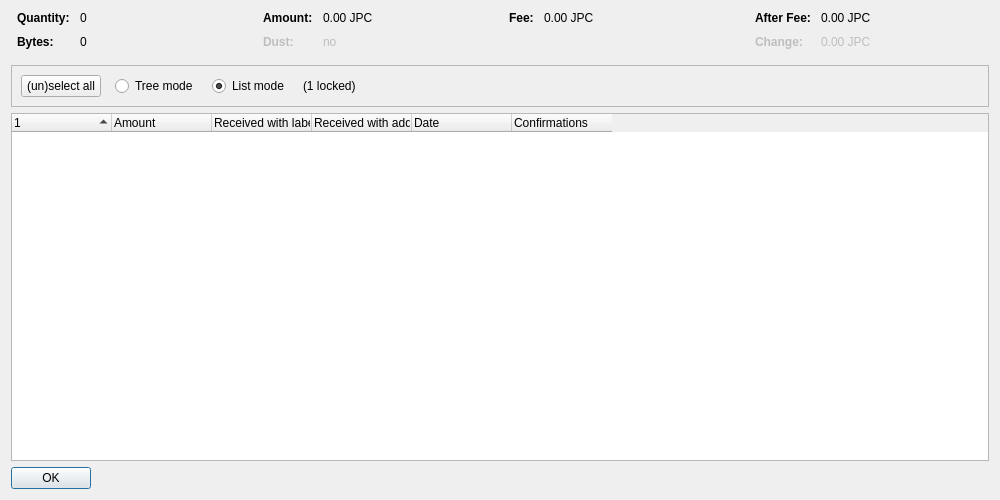
<?xml version="1.0" encoding="UTF-8"?>
<ui version="4.0">
 <class>CoinControlDialog</class>
 <widget class="QDialog" name="CoinControlDialog">
  <property name="geometry">
   <rect>
    <x>0</x>
    <y>0</y>
    <width>1000</width>
    <height>500</height>
   </rect>
  </property>
  <property name="windowTitle">
   <string>Coin Selection</string>
  </property>
  <layout class="QVBoxLayout" name="verticalLayout">
   <item>
    <layout class="QHBoxLayout" name="horizontalLayoutTop" stretch="0,0,0,0">
     <property name="topMargin">
      <number>0</number>
     </property>
     <property name="bottomMargin">
      <number>10</number>
     </property>
     <item>
      <layout class="QFormLayout" name="formLayoutCoinControl1">
       <property name="horizontalSpacing">
        <number>10</number>
       </property>
       <property name="verticalSpacing">
        <number>10</number>
       </property>
       <property name="leftMargin">
        <number>6</number>
       </property>
       <property name="rightMargin">
        <number>6</number>
       </property>
       <item row="0" column="0">
        <widget class="QLabel" name="labelCoinControlQuantityText">
         <property name="font">
          <font>
           <weight>75</weight>
           <bold>true</bold>
          </font>
         </property>
         <property name="text">
          <string>Quantity:</string>
         </property>
        </widget>
       </item>
       <item row="0" column="1">
        <widget class="QLabel" name="labelCoinControlQuantity">
         <property name="cursor">
          <cursorShape>IBeamCursor</cursorShape>
         </property>
         <property name="contextMenuPolicy">
          <enum>Qt::ActionsContextMenu</enum>
         </property>
         <property name="text">
          <string notr="true">0</string>
         </property>
         <property name="textInteractionFlags">
          <set>Qt::LinksAccessibleByMouse|Qt::TextSelectableByKeyboard|Qt::TextSelectableByMouse</set>
         </property>
        </widget>
       </item>
       <item row="1" column="0">
        <widget class="QLabel" name="labelCoinControlBytesText">
         <property name="font">
          <font>
           <weight>75</weight>
           <bold>true</bold>
          </font>
         </property>
         <property name="text">
          <string>Bytes:</string>
         </property>
        </widget>
       </item>
       <item row="1" column="1">
        <widget class="QLabel" name="labelCoinControlBytes">
         <property name="cursor">
          <cursorShape>IBeamCursor</cursorShape>
         </property>
         <property name="contextMenuPolicy">
          <enum>Qt::ActionsContextMenu</enum>
         </property>
         <property name="text">
          <string notr="true">0</string>
         </property>
         <property name="textInteractionFlags">
          <set>Qt::LinksAccessibleByMouse|Qt::TextSelectableByKeyboard|Qt::TextSelectableByMouse</set>
         </property>
        </widget>
       </item>
      </layout>
     </item>
     <item>
      <layout class="QFormLayout" name="formLayoutCoinControl2">
       <property name="horizontalSpacing">
        <number>10</number>
       </property>
       <property name="verticalSpacing">
        <number>10</number>
       </property>
       <property name="leftMargin">
        <number>6</number>
       </property>
       <property name="rightMargin">
        <number>6</number>
       </property>
       <item row="0" column="0">
        <widget class="QLabel" name="labelCoinControlAmountText">
         <property name="font">
          <font>
           <weight>75</weight>
           <bold>true</bold>
          </font>
         </property>
         <property name="text">
          <string>Amount:</string>
         </property>
        </widget>
       </item>
       <item row="0" column="1">
        <widget class="QLabel" name="labelCoinControlAmount">
         <property name="cursor">
          <cursorShape>IBeamCursor</cursorShape>
         </property>
         <property name="contextMenuPolicy">
          <enum>Qt::ActionsContextMenu</enum>
         </property>
         <property name="text">
          <string notr="true">0.00 JPC</string>
         </property>
         <property name="textInteractionFlags">
          <set>Qt::LinksAccessibleByMouse|Qt::TextSelectableByKeyboard|Qt::TextSelectableByMouse</set>
         </property>
        </widget>
       </item>
       <item row="1" column="0">
        <widget class="QLabel" name="labelCoinControlLowOutputText">
         <property name="enabled">
          <bool>false</bool>
         </property>
         <property name="font">
          <font>
           <weight>75</weight>
           <bold>true</bold>
          </font>
         </property>
         <property name="text">
          <string>Dust:</string>
         </property>
        </widget>
       </item>
       <item row="1" column="1">
        <widget class="QLabel" name="labelCoinControlLowOutput">
         <property name="enabled">
          <bool>false</bool>
         </property>
         <property name="cursor">
          <cursorShape>IBeamCursor</cursorShape>
         </property>
         <property name="contextMenuPolicy">
          <enum>Qt::ActionsContextMenu</enum>
         </property>
         <property name="text">
          <string notr="true">no</string>
         </property>
         <property name="textInteractionFlags">
          <set>Qt::LinksAccessibleByMouse|Qt::TextSelectableByKeyboard|Qt::TextSelectableByMouse</set>
         </property>
        </widget>
       </item>
      </layout>
     </item>
     <item>
      <layout class="QFormLayout" name="formLayoutCoinControl3">
       <property name="horizontalSpacing">
        <number>10</number>
       </property>
       <property name="verticalSpacing">
        <number>10</number>
       </property>
       <property name="leftMargin">
        <number>6</number>
       </property>
       <property name="rightMargin">
        <number>6</number>
       </property>
       <item row="0" column="0">
        <widget class="QLabel" name="labelCoinControlFeeText">
         <property name="font">
          <font>
           <weight>75</weight>
           <bold>true</bold>
          </font>
         </property>
         <property name="text">
          <string>Fee:</string>
         </property>
        </widget>
       </item>
       <item row="0" column="1">
        <widget class="QLabel" name="labelCoinControlFee">
         <property name="cursor">
          <cursorShape>IBeamCursor</cursorShape>
         </property>
         <property name="contextMenuPolicy">
          <enum>Qt::ActionsContextMenu</enum>
         </property>
         <property name="text">
          <string notr="true">0.00 JPC</string>
         </property>
         <property name="textInteractionFlags">
          <set>Qt::LinksAccessibleByMouse|Qt::TextSelectableByKeyboard|Qt::TextSelectableByMouse</set>
         </property>
        </widget>
       </item>
      </layout>
     </item>
     <item>
      <layout class="QFormLayout" name="formLayoutCoinControl4">
       <property name="horizontalSpacing">
        <number>10</number>
       </property>
       <property name="verticalSpacing">
        <number>10</number>
       </property>
       <property name="leftMargin">
        <number>6</number>
       </property>
       <property name="rightMargin">
        <number>6</number>
       </property>
       <item row="0" column="0">
        <widget class="QLabel" name="labelCoinControlAfterFeeText">
         <property name="font">
          <font>
           <weight>75</weight>
           <bold>true</bold>
          </font>
         </property>
         <property name="text">
          <string>After Fee:</string>
         </property>
        </widget>
       </item>
       <item row="0" column="1">
        <widget class="QLabel" name="labelCoinControlAfterFee">
         <property name="cursor">
          <cursorShape>IBeamCursor</cursorShape>
         </property>
         <property name="contextMenuPolicy">
          <enum>Qt::ActionsContextMenu</enum>
         </property>
         <property name="text">
          <string notr="true">0.00 JPC</string>
         </property>
         <property name="textInteractionFlags">
          <set>Qt::LinksAccessibleByMouse|Qt::TextSelectableByKeyboard|Qt::TextSelectableByMouse</set>
         </property>
        </widget>
       </item>
       <item row="1" column="0">
        <widget class="QLabel" name="labelCoinControlChangeText">
         <property name="enabled">
          <bool>false</bool>
         </property>
         <property name="font">
          <font>
           <weight>75</weight>
           <bold>true</bold>
          </font>
         </property>
         <property name="text">
          <string>Change:</string>
         </property>
        </widget>
       </item>
       <item row="1" column="1">
        <widget class="QLabel" name="labelCoinControlChange">
         <property name="enabled">
          <bool>false</bool>
         </property>
         <property name="cursor">
          <cursorShape>IBeamCursor</cursorShape>
         </property>
         <property name="contextMenuPolicy">
          <enum>Qt::ActionsContextMenu</enum>
         </property>
         <property name="text">
          <string notr="true">0.00 JPC</string>
         </property>
         <property name="textInteractionFlags">
          <set>Qt::LinksAccessibleByMouse|Qt::TextSelectableByKeyboard|Qt::TextSelectableByMouse</set>
         </property>
        </widget>
       </item>
      </layout>
     </item>
    </layout>
   </item>
   <item>
    <widget class="QFrame" name="frame">
     <property name="minimumSize">
      <size>
       <width>0</width>
       <height>40</height>
      </size>
     </property>
     <property name="frameShape">
      <enum>QFrame::StyledPanel</enum>
     </property>
     <property name="frameShadow">
      <enum>QFrame::Sunken</enum>
     </property>
     <layout class="QHBoxLayout" name="horizontalLayout">
      <item>
       <layout class="QHBoxLayout" name="horizontalLayoutPanel" stretch="0,0,0,0,0">
        <property name="spacing">
         <number>14</number>
        </property>
        <item>
         <widget class="QPushButton" name="pushButtonSelectAll">
          <property name="sizePolicy">
           <sizepolicy hsizetype="Maximum" vsizetype="Fixed">
            <horstretch>0</horstretch>
            <verstretch>0</verstretch>
           </sizepolicy>
          </property>
          <property name="text">
           <string>(un)select all</string>
          </property>
          <property name="autoDefault">
           <bool>false</bool>
          </property>
         </widget>
        </item>
        <item>
         <widget class="QRadioButton" name="radioTreeMode">
          <property name="sizePolicy">
           <sizepolicy hsizetype="Maximum" vsizetype="Fixed">
            <horstretch>0</horstretch>
            <verstretch>0</verstretch>
           </sizepolicy>
          </property>
          <property name="text">
           <string>Tree mode</string>
          </property>
         </widget>
        </item>
        <item>
         <widget class="QRadioButton" name="radioListMode">
          <property name="sizePolicy">
           <sizepolicy hsizetype="Maximum" vsizetype="Fixed">
            <horstretch>0</horstretch>
            <verstretch>0</verstretch>
           </sizepolicy>
          </property>
          <property name="text">
           <string>List mode</string>
          </property>
          <property name="checked">
           <bool>true</bool>
          </property>
         </widget>
        </item>
        <item>
         <widget class="QLabel" name="labelLocked">
          <property name="text">
           <string notr="true">(1 locked)</string>
          </property>
         </widget>
        </item>
        <item>
         <spacer name="horizontalSpacer">
          <property name="orientation">
           <enum>Qt::Horizontal</enum>
          </property>
          <property name="sizeHint" stdset="0">
           <size>
            <width>40</width>
            <height>20</height>
           </size>
          </property>
         </spacer>
        </item>
       </layout>
      </item>
     </layout>
    </widget>
   </item>
   <item>
    <widget class="CoinControlTreeWidget" name="treeWidget">
     <property name="contextMenuPolicy">
      <enum>Qt::CustomContextMenu</enum>
     </property>
     <property name="sortingEnabled">
      <bool>false</bool>
     </property>
     <property name="columnCount">
      <number>6</number>
     </property>
     <attribute name="headerShowSortIndicator" stdset="0">
      <bool>true</bool>
     </attribute>
     <attribute name="headerStretchLastSection">
      <bool>false</bool>
     </attribute>
     <column>
      <property name="text">
       <string/>
      </property>
     </column>
     <column>
      <property name="text">
       <string>Amount</string>
      </property>
     </column>
     <column>
      <property name="text">
       <string>Received with label</string>
      </property>
     </column>
     <column>
      <property name="text">
       <string>Received with address</string>
      </property>
     </column>
     <column>
      <property name="text">
       <string>Date</string>
      </property>
     </column>
     <column>
      <property name="text">
       <string>Confirmations</string>
      </property>
      <property name="toolTip">
       <string>Confirmed</string>
      </property>
     </column>
     <column>
      <property name="text">
       <string/>
      </property>
     </column>
     <column>
      <property name="text">
       <string/>
      </property>
     </column>
     <column>
      <property name="text">
       <string/>
      </property>
     </column>
     <column>
      <property name="text">
       <string/>
      </property>
     </column>
    </widget>
   </item>
   <item>
    <widget class="QDialogButtonBox" name="buttonBox">
     <property name="sizePolicy">
      <sizepolicy hsizetype="Maximum" vsizetype="Fixed">
       <horstretch>0</horstretch>
       <verstretch>0</verstretch>
      </sizepolicy>
     </property>
     <property name="orientation">
      <enum>Qt::Horizontal</enum>
     </property>
     <property name="standardButtons">
      <set>QDialogButtonBox::Ok</set>
     </property>
    </widget>
   </item>
  </layout>
 </widget>
 <customwidgets>
  <customwidget>
   <class>CoinControlTreeWidget</class>
   <extends>QTreeWidget</extends>
   <header>qt/coincontroltreewidget.h</header>
  </customwidget>
 </customwidgets>
 <resources/>
 <connections/>
</ui>
